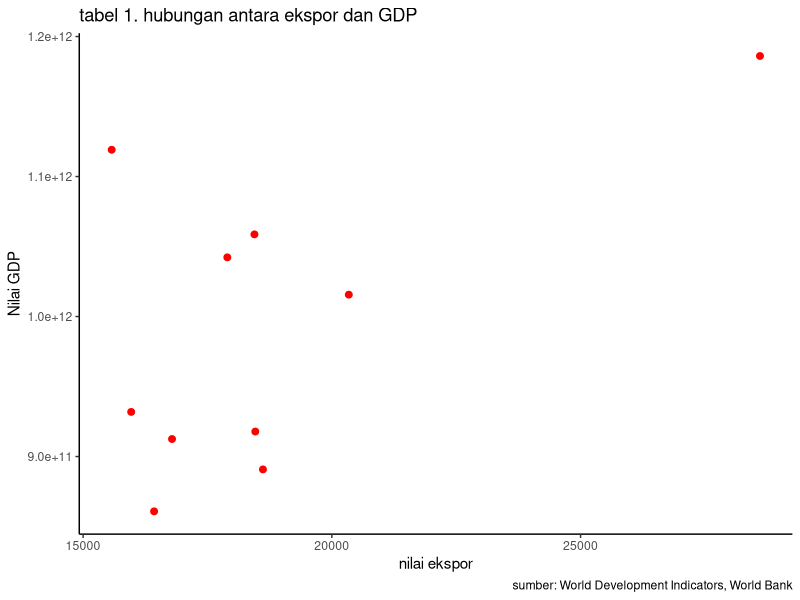

Source code (R):
## ---- chunk 1
#| warning: false
#| echo: true
library(tidyverse)
library(readxl)
library(writexl)
## ---- chunk 2
#| label: fig-mpg
#| fig-cap: "City and highway mileage for 38 popular models of cars.Color by number of cylinders"

dat<-read_excel('DataLong.xlsx')
ggplot(data=dat,aes(x=Ekspor,y=GDP)) +
  geom_point(color="red",size=2) + # setiap nambah command, selalu kasih tanda +
  labs(title="tabel 1. hubungan antara ekspor dan GDP",
       x="nilai ekspor",
       y="Nilai GDP",
       caption = "sumber: World Development Indicators, World Bank") +
  theme_classic()
## ---- chunk 3
reg<-lm(GDP~Ekspor,data =dat)
summary(reg)
## ---- chunk 4
library(tidyverse)
library(readxl)
reg<-lm(GDP~Ekspor,data =dat)
summary(reg)
